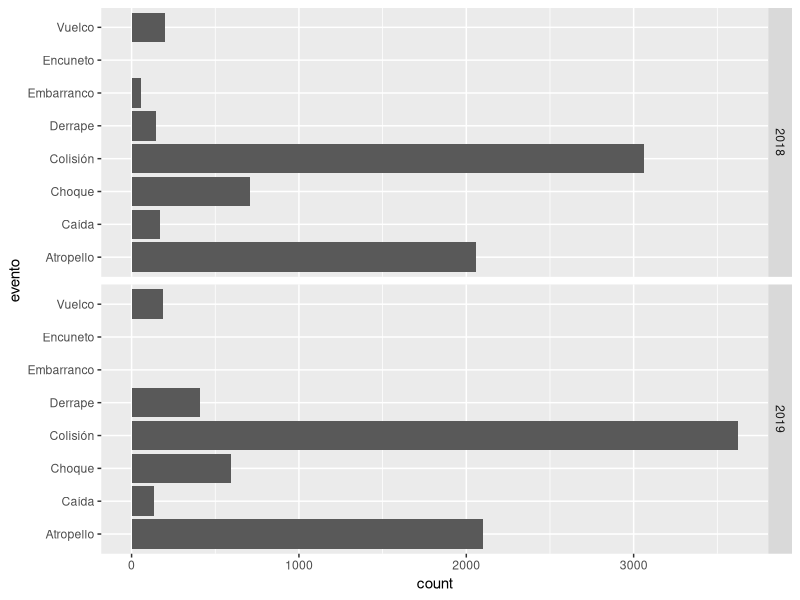

This figure's R source:
## ---- chunk 1
library(readxl)
library(tidyverse)
## ---- chunk 2
hechos_2019 <- read_excel("./Datasets/Hechos_de_transito_2019.xlsx") %>% mutate(nuevo_num = paste(`núm_corre`,`año_ocu`,sep="")) # Para poder hacer joins, les agregaremos esta columna
hechos_2018 <- read_excel("./Datasets/Hechos_de_transito_2018.xlsx") %>% mutate(nuevo_num = paste(`núm_corre`,`año_ocu`,sep=""))

hechos <- rbind(hechos_2019,hechos_2018)

# Variables que no nos sirven porque pueden deducirse con otras o no dicen nada
hechos$g_hora = NULL
hechos$marca_veh = NULL
hechos$g_modelo_veh = NULL
hechos$g_hora_5 = NULL


hechos <- merge(merge(merge(merge(merge(merge(merge(hechos, read.csv("./Datasets/Normalizadas/color_veh.csv", encoding="UTF-8")), read.csv("./Datasets/Normalizadas/deptos_code_g.csv", encoding="UTF-8")),read.csv("./Datasets/Normalizadas/tipo_eve.csv", encoding="UTF-8")), read.csv("./Datasets/Normalizadas/dia.csv", encoding="UTF-8")),read.csv("./Datasets/Normalizadas/mes_ocu.csv", encoding="UTF-8")),read.csv("./Datasets/Normalizadas/municipios_g.csv", encoding="UTF-8")),read.csv("./Datasets/Normalizadas/veh.csv", encoding="UTF-8"))%>% filter(tipo_eve<99) # No queremos eventos ignorados, ya que no nos sirve de nada

hechos$año_ocu <-  as.factor(hechos$año_ocu)
hechos$mupio_name <-  as.factor(hechos$mupio_name)

vehiculos_2019 <- read_excel("./Datasets/Vehiculos_involucrados_2019.xlsx") %>% mutate(nuevo_num = paste(`núm_corre`,`año_ocu`,sep="")) # Para poder hacer joins, les agregaremos esta columna
vehiculos_2018 <- read_excel("./Datasets/Vehiculos_involucrados_2018.xlsx") %>% mutate(nuevo_num = paste(`núm_corre`,`año_ocu`,sep=""))

vehiculos <- rbind(vehiculos_2019,vehiculos_2018)

# Variables que no nos sirven porque pueden deducirse con otras o no dicen nada
vehiculos$g_hora = NULL
vehiculos$marca_veh = NULL
vehiculos$g_modelo_veh = NULL
vehiculos$g_edad_80ymás = NULL
vehiculos$g_edad_60ymás = NULL
vehiculos$edad_quinquenales = NULL
vehiculos$g_hora_5 = NULL

vehiculos <- merge(merge(merge(merge(merge(merge(merge(vehiculos, read.csv("./Datasets/Normalizadas/color_veh.csv", encoding="UTF-8")), read.csv("./Datasets/Normalizadas/deptos_code_g.csv", encoding="UTF-8")),read.csv("./Datasets/Normalizadas/tipo_eve.csv", encoding="UTF-8")), read.csv("./Datasets/Normalizadas/dia.csv", encoding="UTF-8")),read.csv("./Datasets/Normalizadas/mes_ocu.csv", encoding="UTF-8")),read.csv("./Datasets/Normalizadas/municipios_g.csv", encoding="UTF-8")),read.csv("./Datasets/Normalizadas/veh.csv", encoding="UTF-8")) %>% filter(tipo_eve<99) # No queremos eventos ignorados, ya que no nos sirve de nada

vehiculos$año_ocu <-  as.factor(vehiculos$año_ocu)
vehiculos$mupio_name <-  as.factor(vehiculos$mupio_name)

fal_les_2019 <- read_excel("./Datasets/Fallecidos_y_lesionados_2019.xlsx") %>% mutate(nuevo_num = paste(`núm_corre`,`año_ocu`,sep="")) # Para poder hacer joins, les agregaremos esta columna
fal_les_2018 <- read_excel("./Datasets/Fallecidos_y_lesionados_2018.xlsx") %>% mutate(nuevo_num = paste(`núm_corre`,`año_ocu`,sep=""))

fal_les <- rbind(fal_les_2019,fal_les_2018)

fal_les$g_hora = NULL
fal_les$marca_veh = NULL
fal_les$g_modelo_veh = NULL
fal_les$g_edad_80ymás = NULL
fal_les$g_edad_60ymás = NULL
fal_les$edad_quinquenales = NULL
fal_les$g_hora_5 = NULL

fal_les <- merge(merge(merge(merge(merge(merge(merge(fal_les, read.csv("./Datasets/Normalizadas/color_veh.csv", encoding="UTF-8")), read.csv("./Datasets/Normalizadas/deptos_code_g.csv", encoding="UTF-8")),read.csv("./Datasets/Normalizadas/tipo_eve.csv", encoding="UTF-8")), read.csv("./Datasets/Normalizadas/dia.csv", encoding="UTF-8")),read.csv("./Datasets/Normalizadas/mes_ocu.csv", encoding="UTF-8")),read.csv("./Datasets/Normalizadas/municipios_g.csv", encoding="UTF-8")),read.csv("./Datasets/Normalizadas/veh.csv", encoding="UTF-8")) %>% filter(tipo_eve<99) # No queremos eventos ignorados, ya que no nos sirve de nada
## ---- chunk 3
ggplot(hechos, aes(x=evento)) + geom_bar() + coord_flip() + facet_grid(año_ocu~.)
## ---- chunk 4
hechos %>% filter(zona_ocu==99) %>% add_count(mupio_name, año_ocu) %>% select(mupio_name, año_ocu, n) %>% distinct() %>% arrange(desc(n))
## ---- chunk 5
hechos %>% filter(modelo_veh==9999) %>% select(mupio_name,año_ocu) %>% group_by(mupio_name,año_ocu) %>% mutate(count = n()) %>% distinct() %>% arrange(desc(count))
## ---- chunk 6
sin_info_veh <- hechos %>% filter(modelo_veh==9999, tipo_veh==99, color_veh==99)
sin_info_veh %>% count()
## ---- chunk 7
sin_info_veh %>% select(evento) %>% add_count(evento) %>% group_by(evento) %>% distinct()
## ---- chunk 8
fal_les %>% filter(evento=="Atropello", modelo_veh==9999, tipo_veh==99, color_veh==99) %>% count()
